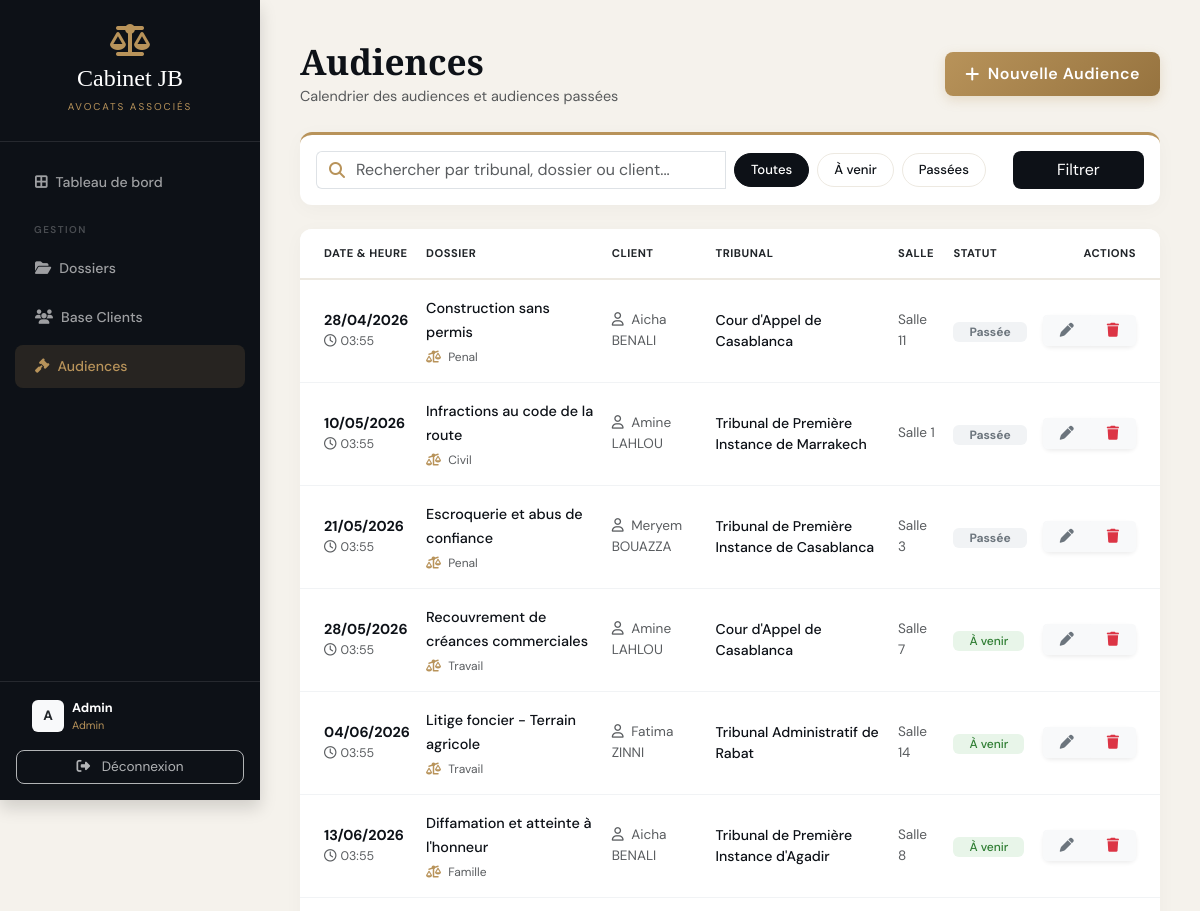
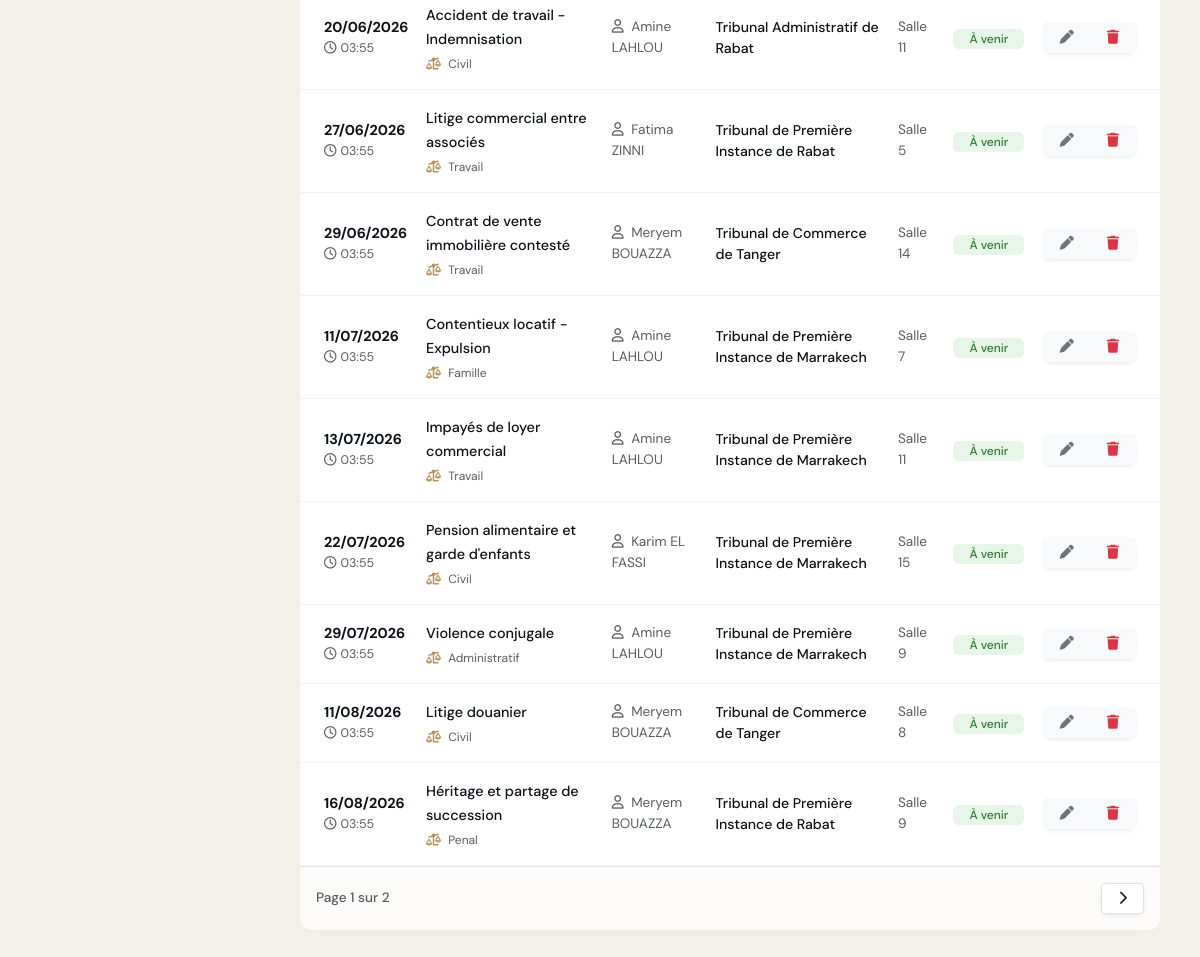
The app's page /audiences/ (signed in) with its own data (2 pictures, top to bottom).
### comptes/models.py (models this page shows, shortened)
class CustomUser(AbstractUser):
    ROLE_CHOICES = (
        ('Avocat', 'Avocat'),
        ('Secretaire', 'Secrétaire'),
    )
    role = models.CharField(max_length=20, choices=ROLE_CHOICES, default='Avocat')

### dossiers/models.py (models this page shows, shortened)
class Audience(models.Model):
    dossier = models.ForeignKey(Dossier, on_delete=models.CASCADE, related_name='audiences')
    date_audience = models.DateTimeField()
    tribunal = models.CharField(max_length=150)
    salle = models.CharField(max_length=50, blank=True)
    notes = models.TextField(blank=True)

class Dossier(models.Model):
    TYPE_CHOICES = [
        ('Civil', 'Droit Civil'),
        ('Penal', 'Droit Pénal'),
        ('Commercial', 'Droit Commercial'),
        ('Famille', 'Droit de la Famille'),
        ('Travail', 'Droit du Travail'),
        ('Administratif', 'Droit Administratif'),
        ('Autre', 'Autre'),
    ]
    STATUT_CHOICES = [
        ('En cours', 'En cours'),
        ('Clôturé', 'Clôturé'),
        ('Archivé', 'Archivé'),
    ]
    titre = models.CharField(max_length=200)
    client = models.ForeignKey(Client, on_delete=models.CASCADE, related_name='dossiers')
    statut = models.CharField(max_length=50, choices=STATUT_CHOICES, default='En cours')
    type_affaire = models.CharField(max_length=50, choices=TYPE_CHOICES, default='Civil')
    partie_adverse = models.CharField(max_length=200, blank=True, null=True, verbose_name="Partie Adverse ")
    tribunal = models.CharField(max_length=200, blank=True, null=True, verbose_name="Tribunal Compétent")
    description = models.TextField(blank=True, null=True, verbose_name="Résumé des Faits")
    date_creation = models.DateTimeField(auto_now_add=True)

class Client(models.Model):
    nom = models.CharField(max_length=100, verbose_name="Nom")
    prenom = models.CharField(max_length=100, verbose_name="Prénom")
    telephone = models.CharField(max_length=20, blank=True)
    adresse = models.TextField(blank=True)
    photo_cin = models.ImageField(upload_to='clients/cin/', null=True, blank=True, verbose_name="Photo CIN")
    date_ajout = models.DateTimeField(auto_now_add=True)
    def __str__(self):
        return f"{self.prenom.title()} {self.nom.upper()}"

### dossiers/views.py (the view)
# urls.py: path('audiences/', AudienceListView.as_view(), name='audience_list'),
class AudienceListView(LoginRequiredMixin, ListView):
    model = Audience
    template_name = 'dossiers/audience_list.html'
    context_object_name = 'audiences'
    paginate_by = 15
    def get_queryset(self):
        queryset = Audience.objects.all().order_by('date_audience')
        filtre = self.request.GET.get('filtre', 'toutes')
        if filtre == 'a_venir':
            queryset = queryset.filter(date_audience__gte=date.today())
        elif filtre == 'passees':
            queryset = queryset.filter(date_audience__lt=date.today())
        query = self.request.GET.get('q')
        if query:
            queryset = queryset.filter(
                Q(tribunal__icontains=query) |
                Q(dossier__titre__icontains=query) |
                Q(dossier__client__nom__icontains=query)
            )
        return queryset
    def get_context_data(self, **kwargs):
        context = super().get_context_data(**kwargs)
        context['filtre'] = self.request.GET.get('filtre', 'toutes')
        context['search_query'] = self.request.GET.get('q', '')
        context['today'] = date.today()
        return context

### dossiers/templates/dossiers/audience_list.html (shortened to what this page needs)
{% extends 'base/base.html' %}
{% block content %}
<div class="container-fluid p-0 fade-up">
    <div class="d-flex flex-column flex-md-row justify-content-between align-items-md-center mb-4">
        <div>
            <h2 class="brand-font fw-bold mb-1" style="color: var(--ink); font-size: 2.2rem;">Audiences</h2>
            <p class="text-muted mb-0" style="font-size: 0.9rem;">Calendrier des audiences et audiences passées</p>
        </div>
        <div class="mt-3 mt-md-0">
            <a href="{% url 'audience_create' %}" class="btn btn-action-luxe d-flex align-items-center" style="border-radius: 8px;">
                <i class="fa-solid fa-plus me-2"></i>
                <span>Nouvelle Audience</span>
            </a>
        </div>
    </div>
    <div class="luxe-card p-3 mb-4 border-top border-3" style="border-color: var(--gold) !important;">
        <form method="GET" action="">
            <div class="row g-2 align-items-center">
                <div class="col-md-6">
                    <div class="input-group">
                        <span class="input-group-text bg-white border-end-0" style="color: var(--gold);">
                            <i class="fa-solid fa-magnifying-glass"></i>
                        </span>
                        <input type="text" name="q" class="form-control border-start-0 ps-0"
                               placeholder="Rechercher par tribunal, dossier ou client..."
                               value="{{ search_query }}">
                    </div>
                </div>
                <div class="col-md-4 d-flex gap-2">
                    <a href="?filtre=toutes" class="filter-pill {% if filtre == 'toutes' %}active{% endif %}">Toutes</a>
                    <a href="?filtre=a_venir" class="filter-pill {% if filtre == 'a_venir' %}active{% endif %}">À venir</a>
                    <a href="?filtre=passees" class="filter-pill {% if filtre == 'passees' %}active{% endif %}">Passées</a>
                </div>
                <div class="col-md-2 d-flex gap-2">
                    <button type="submit" class="btn btn-cabinet w-100" style="border-radius: 8px;">Filtrer</button>
                </div>
            </div>
        </form>
    </div>
    <div class="luxe-card overflow-hidden">
        <div class="table-responsive">
            <table class="table table-hover align-middle mb-0">
                <thead style="background-color: #fcfbf9; border-bottom: 2px solid #ede9e1;">
                    <tr class="text-uppercase text-muted" style="font-size: 0.7rem; letter-spacing: 0.5px;">
                        <th class="ps-4 py-3">Date & Heure</th>
                        <th class="py-3">Dossier</th>
                        <th class="py-3">Client</th>
                        <th class="py-3">Tribunal</th>
                        <th class="py-3">Salle</th>
                        <th class="py-3">Statut</th>
                        <th class="text-end pe-4 py-3">Actions</th>
                    </tr>
                </thead>
                <tbody>
                    {% for audience in audiences %}
                    <tr class="audience-row" style="border-bottom: 1px solid #f1f3f5;">
                        <td class="ps-4 py-3">
                            <div class="fw-bold" style="color: var(--ink); font-size: 0.9rem;">
                                {{ audience.date_audience|date:"d/m/Y" }}
                            </div>
                            <div class="text-muted" style="font-size: 0.78rem;">
                                <i class="fa-regular fa-clock me-1"></i>{{ audience.date_audience|date:"H:i" }}
                            </div>
                        </td>
                        <td class="py-3">
                            <a href="{% url 'dossier_detail' audience.dossier.pk %}" class="text-decoration-none fw-medium" style="color: var(--ink); font-size: 0.9rem;">
                                {{ audience.dossier.titre }}
                            </a>
                            <div class="text-muted mt-1" style="font-size: 0.75rem;">
                                <i class="fa-solid fa-scale-unbalanced me-1" style="color: var(--gold);"></i>
                                {{ audience.dossier.type_affaire }}
                            </div>
                        </td>
                        <td class="py-3 text-muted" style="font-size: 0.85rem;">
                            <i class="fa-regular fa-user me-1"></i>
                            {{ audience.dossier.client }}
                        </td>
                        <td class="py-3 fw-medium" style="font-size: 0.88rem; color: var(--ink);">
                            {{ audience.tribunal }}
                        </td>
                        <td class="py-3 text-muted" style="font-size: 0.85rem;">
                            {{ audience.salle|default:"—" }}
                        </td>
                        <td class="py-3">
                            {% if audience.date_audience.date == today %}
                                <span class="badge badge-today px-3 py-1" style="border-radius: 6px; font-size: 0.75rem; font-weight: 600;">
                                    ⚡ Aujourd'hui
                                </span>
                            {% elif audience.date_audience.date > today %}
                                <span class="badge badge-upcoming px-3 py-1" style="border-radius: 6px; font-size: 0.75rem; font-weight: 500;">
                                    À venir
                                </span>
                            {% else %}
                                <span class="badge badge-past px-3 py-1" style="border-radius: 6px; font-size: 0.75rem;">
                                    Passée
                                </span>
                            {% endif %}
                        </td>
                        <td class="text-end pe-4 py-3">
                            <div class="btn-group shadow-sm" style="border-radius: 8px;">
                                <a href="{% url 'audience_update' audience.pk %}" class="btn btn-sm btn-light border-end text-secondary px-3" title="Modifier">
                                    <i class="fa-solid fa-pen"></i>
                                </a>
                                <a href="{% url 'audience_delete' audience.pk %}" class="btn btn-sm btn-light text-danger px-3" title="Supprimer">
                                    <i class="fa-solid fa-trash"></i>
                                </a>
                            </div>
                        </td>
                    </tr>
                    {% endfor %}
                </tbody>
            </table>
        </div>
        {% if is_paginated %}
        <div class="d-flex justify-content-between align-items-center p-3 border-top" style="background-color: #fcfbf9; border-radius: 0 0 12px 12px;">
            <span class="text-muted fw-medium" style="font-size: 0.85rem;">Page {{ page_obj.number }} sur {{ page_obj.paginator.num_pages }}</span>
            <div class="btn-group shadow-sm" style="border-radius: 8px;">
                {% if page_obj.has_next %}
                <a href="?page={{ page_obj.next_page_number }}&filtre={{ filtre }}&q={{ search_query }}" class="btn btn-sm btn-white border text-gold px-3" style="background: white;">
                    <i class="fa-solid fa-chevron-right"></i>
                </a>
                {% endif %}
            </div>
        </div>
        {% endif %}
    </div>
</div>
{% endblock %}

### templates/base/base.html (shortened to what this page needs)
<!DOCTYPE html>
<html lang="fr">
<head>
    <link href="https://cdn.jsdelivr.net/npm/bootstrap@5.3.0/dist/css/bootstrap.min.css" rel="stylesheet">
    <link rel="stylesheet" href="https://cdnjs.cloudflare.com/ajax/libs/font-awesome/6.4.0/css/all.min.css">
</head>
<body>
    <div class="sidebar shadow">
        <div class="text-center py-4 border-bottom border-light border-opacity-10">
            <i class="fa-solid fa-scale-balanced fa-2x mb-2" style="color: var(--gold);"></i>
            <h4 class="brand-font mb-0 text-white">Cabinet JB</h4>
            <small style="color: var(--gold); font-size: 0.62rem; letter-spacing: 2px;" class="text-uppercase">Avocats Associés</small>
        </div>
        <div class="d-flex flex-column mt-3 flex-grow-1" style="overflow-y: auto;">
            <a href="{% url 'dashboard' %}" class="{% if request.resolver_match.url_name == 'dashboard' %}active{% endif %}">
                <i class="fa-solid fa-border-all me-2" style="font-size:0.9rem;"></i> Tableau de bord
            </a>
            {% if user.is_authenticated and user.is_staff %}
            <div class="nav-section-label">Gestion</div>
            <a href="{% url 'dossier_list' %}" class="{% if 'dossier' in request.resolver_match.url_name %}active{% endif %}">
                <i class="fa-solid fa-folder-open me-2" style="font-size:0.9rem;"></i> Dossiers
            </a>
            <a href="{% url 'client_list' %}" class="{% if 'client' in request.resolver_match.url_name %}active{% endif %}">
                <i class="fa-solid fa-users me-2" style="font-size:0.9rem;"></i> Base Clients
            </a>
            <a href="{% url 'audience_list' %}" class="{% if 'audience' in request.resolver_match.url_name %}active{% endif %}">
                <i class="fa-solid fa-gavel me-2" style="font-size:0.9rem;"></i> Audiences
            </a>
            {% endif %}
        </div>
        <div class="p-3 border-top border-light border-opacity-10">
            {% if user.is_authenticated %}
                <div class="d-flex align-items-center px-3 mb-3">
                    <div class="rounded bg-light text-dark d-flex align-items-center justify-content-center fw-bold me-2" style="width:32px;height:32px;font-size:0.85rem;">
                        {{ user.username|first|upper }}
                    </div>
                    <div style="font-size: 0.8rem;">
                        <div class="fw-bold text-white">{{ user.username|title }}</div>
                        <div style="color:var(--gold);font-size:0.68rem;">{% if user.is_superuser %}Admin{% else %}Secrétaire{% endif %}</div>
                    </div>
                </div>
                <form action="{% url 'logout' %}" method="post">
                    <button type="submit" class="btn btn-outline-light w-100 btn-logout">
                        <i class="fa-solid fa-right-from-bracket me-2"></i> Déconnexion
                    </button>
                </form>
            {% endif %}
        </div>
    </div>
    <div class="main-content">
        {% block content %}{% endblock %}
    </div>
</body>
</html>

### templates/base/base.html (style rules this page uses)
:root { --ink: #0d1117; --cream: #f5f2ec; --gold: #b8935a; }
body { font-family: 'DM Sans', sans-serif; background-color: var(--cream); color: var(--ink); min-height: 100vh; display: flex; margin: 0; }
h1, h2, h3, h4, h5, .brand-font { font-family: 'Cormorant Garamond', serif; }
.sidebar { width: 260px; background-color: var(--ink); color: white; position: fixed; height: 100vh; display: flex; flex-direction: column; z-index: 100; }
.sidebar a { color: rgba(255,255,255,0.6); text-decoration: none; padding: 11px 20px; margin: 3px 15px; border-radius: 8px; transition: 0.3s; font-weight: 500; font-size: 0.88rem; display: flex; align-items: center; }
.sidebar a:hover, .sidebar a.active { background-color: rgba(184,147,90,0.15); color: var(--gold); }
.sidebar .nav-section-label { font-size: 0.62rem; text-transform: uppercase; letter-spacing: 1.5px; color: rgba(255,255,255,0.25); padding: 16px 34px 6px; font-weight: 600; }
.main-content { margin-left: 260px; flex: 1; padding: 40px; }
.btn-cabinet { background-color: var(--ink); color: white; border-radius: 8px; transition: 0.3s; }
.btn-logout { border-radius: 8px; opacity: 0.7; font-size: 0.85rem; transition: all 0.3s ease; }

### dossiers/templates/dossiers/audience_list.html (style rules this page uses)
.luxe-card { background-color: #ffffff; border-radius: 12px; border: none; box-shadow: 0 4px 20px rgba(0,0,0,0.03); }
.btn-action-luxe { background: linear-gradient(135deg, #b8935a 0%, #96733f 100%); color: #ffffff !important; border: none; font-weight: 600; padding: 10px 20px; transition: all 0.3s ease; box-shadow: 0 4px 12px rgba(184, 147, 90, 0.25); letter-spacing: 0.5px; }
.filter-pill { border-radius: 20px; padding: 6px 16px; font-size: 0.82rem; font-weight: 500; border: 1px solid #ede9e1; background: white; color: var(--ink); text-decoration: none; transition: all 0.2s; }
.filter-pill.active, .filter-pill:hover { background: var(--ink); color: white; border-color: var(--ink); }
.badge-upcoming { background-color: #e8f5e9; color: #2e7d32; }
.badge-past { background-color: #f1f3f5; color: #6c757d; }

### records on screen
CustomUser: username|first "A", username "Admin"
Audience: date_audience "28/04/2026", date_audience "03:55", dossier.titre "Construction sans permis", dossier.type_affaire "Penal", dossier.client "Aicha BENALI", tribunal "Cour d'Appel de Casablanca", salle "Salle 11", shows "Passée"
Audience: date_audience "10/05/2026", date_audience "03:55", dossier.titre "Infractions au code de la route", dossier.type_affaire "Civil", dossier.client "Amine LAHLOU", tribunal "Tribunal de Première Instance de Marrakech", salle "Salle 1", shows "Passée"
Audience: date_audience "21/05/2026", date_audience "03:55", dossier.titre "Escroquerie et abus de confiance", dossier.type_affaire "Penal", dossier.client "Meryem BOUAZZA", tribunal "Tribunal de Première Instance de Casablanca", salle "Salle 3", shows "Passée"
Audience: date_audience "28/05/2026", date_audience "03:55", dossier.titre "Recouvrement de créances commerciales", dossier.type_affaire "Travail", dossier.client "Amine LAHLOU", tribunal "Cour d'Appel de Casablanca", salle "Salle 7", shows "À venir"
Audience: date_audience "04/06/2026", date_audience "03:55", dossier.titre "Litige foncier - Terrain agricole", dossier.type_affaire "Travail", dossier.client "Fatima ZINNI", tribunal "Tribunal Administratif de Rabat", salle "Salle 14", shows "À venir"
Audience: date_audience "13/06/2026", date_audience "03:55", dossier.titre "Diffamation et atteinte à l'honneur", dossier.type_affaire "Famille", dossier.client "Aicha BENALI", tribunal "Tribunal de Première Instance d'Agadir", salle "Salle 8", shows "À venir"
Audience: date_audience "20/06/2026", date_audience "03:55", dossier.titre "Accident de travail - Indemnisation", dossier.type_affaire "Civil", dossier.client "Amine LAHLOU", tribunal "Tribunal Administratif de Rabat", salle "Salle 11", shows "À venir"
Audience: date_audience "27/06/2026", date_audience "03:55", dossier.titre "Litige commercial entre associés", dossier.type_affaire "Travail", dossier.client "Fatima ZINNI", tribunal "Tribunal de Première Instance de Rabat", salle "Salle 5", shows "À venir"
Audience: date_audience "29/06/2026", date_audience "03:55", dossier.titre "Contrat de vente immobilière contesté", dossier.type_affaire "Travail", dossier.client "Meryem BOUAZZA", tribunal "Tribunal de Commerce de Tanger", salle "Salle 14", shows "À venir"
Audience: date_audience "11/07/2026", date_audience "03:55", dossier.titre "Contentieux locatif - Expulsion", dossier.type_affaire "Famille", dossier.client "Amine LAHLOU", tribunal "Tribunal de Première Instance de Marrakech", salle "Salle 7", shows "À venir"
Audience: date_audience "13/07/2026", date_audience "03:55", dossier.titre "Impayés de loyer commercial", dossier.type_affaire "Travail", dossier.client "Amine LAHLOU", tribunal "Tribunal de Première Instance de Marrakech", salle "Salle 11", shows "À venir"
Audience: date_audience "22/07/2026", date_audience "03:55", dossier.titre "Pension alimentaire et garde d'enfants", dossier.type_affaire "Civil", dossier.client "Karim EL FASSI", tribunal "Tribunal de Première Instance de Marrakech", salle "Salle 15", shows "À venir"
Audience: date_audience "29/07/2026", date_audience "03:55", dossier.titre "Violence conjugale", dossier.type_affaire "Administratif", dossier.client "Amine LAHLOU", tribunal "Tribunal de Première Instance de Marrakech", salle "Salle 9", shows "À venir"
Audience: date_audience "11/08/2026", date_audience "03:55", dossier.titre "Litige douanier", dossier.type_affaire "Civil", dossier.client "Meryem BOUAZZA", tribunal "Tribunal de Commerce de Tanger", salle "Salle 8", shows "À venir"
Audience: date_audience "16/08/2026", date_audience "03:55", dossier.titre "Héritage et partage de succession", dossier.type_affaire "Penal", dossier.client "Meryem BOUAZZA", tribunal "Tribunal de Première Instance de Rabat", salle "Salle 9", shows "À venir"

### other values on screen
{{ page_obj.number }} "1"
{{ page_obj.paginator.num_pages }} "2"
